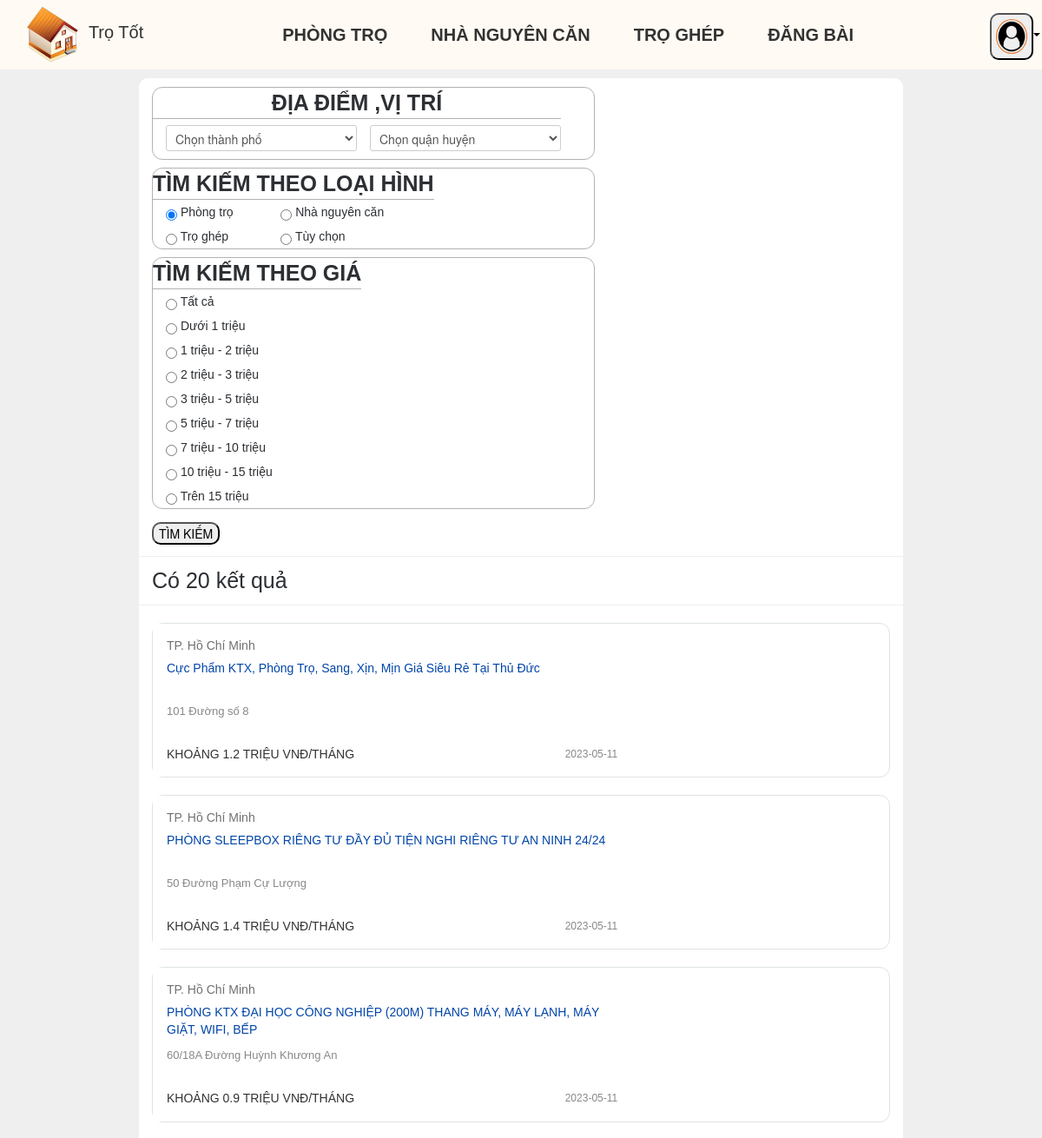
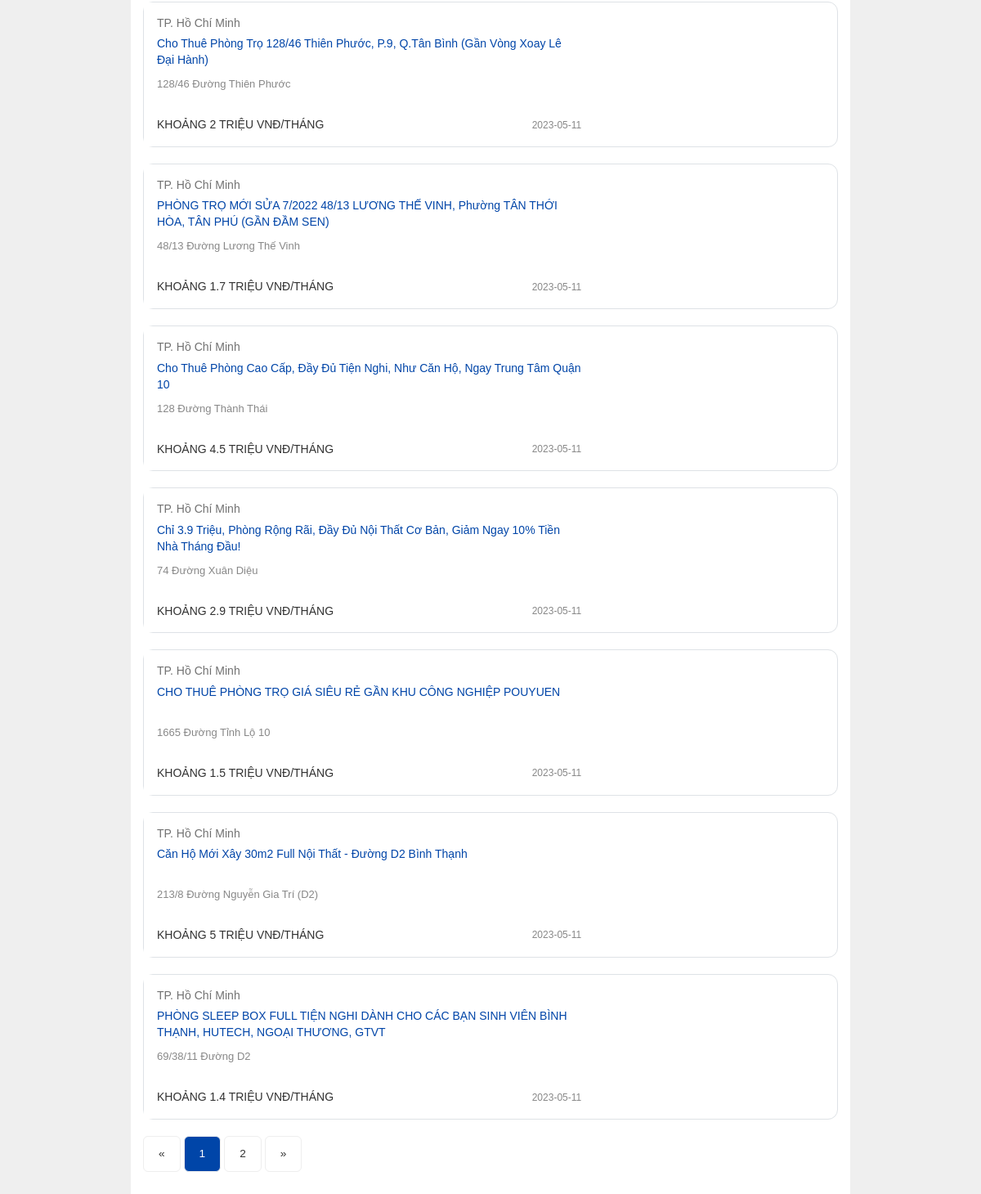
The page /search.php?type=Phòng trọ&user_id=1 on the database its author committed (2 pictures, top to bottom).
### tables this page shows
CREATE TABLE `image_vid` (
  `room_id` int(12) NOT NULL,
  `image` varchar(1000) NOT NULL,
  `vid` varchar(100) DEFAULT NULL
);

CREATE TABLE `room_info` (
  `room_id` int(12) NOT NULL,
  `title` text NOT NULL,
  `status` text NOT NULL,
  `price` float NOT NULL,
  `size` int(11) NOT NULL,
  `city` varchar(20) NOT NULL,
  `district` varchar(20) NOT NULL,
  `ward` varchar(20) NOT NULL,
  `note` text DEFAULT NULL,
  `type` varchar(20) NOT NULL,
  `last_update` date NOT NULL DEFAULT current_timestamp(),
  `address` varchar(200) DEFAULT NULL,
  `status2` varchar(50) DEFAULT NULL
);

### search.php (the view, shortened to what this page needs)
<!DOCTYPE html>
<html lang="en">
  <head>
    <link
      href="https://cdn.jsdelivr.net/npm/bootstrap@5.3.0-alpha3/dist/css/bootstrap.min.css"
      rel="stylesheet"
    />
    <link
      rel="stylesheet"
      href="https://cdnjs.cloudflare.com/ajax/libs/font-awesome/4.7.0/css/font-awesome.min.css"
    />
    <link rel="stylesheet" href="css/listsave.css">
    <link rel="stylesheet" href="css/guest.scss">
    <link rel="stylesheet" href="css/reset.scss">
    <link rel="stylesheet" href="css/global.scss">
    <link rel="stylesheet" href="css/bootstrap.min.css">
    <link rel="stylesheet" href="css/style.scss">
    <link rel="stylesheet" href="css/header.css">
    <link rel="stylesheet" href="css/hostel.scss">
    <link rel="stylesheet" href="css/listsave.css">
</head>
<body>
  <?php include 'header.php' ?>
  <div id="main-body">
    <div class="main-content">
      <div class="container">
        <div class="module module-saved">
          <div class="module-header">
            <form id="sidebar" >
              <div class="vi-tri">
                <table class="location ">
                  <tr>
                      <th colspan="2" for="city ">ĐỊA ĐIỂM ,VỊ TRÍ</th>
                  </tr>
                  <tr class="last-row">
                    <td>
                      <select name="calc_shipping_provinces" >
                        <option value="">Chọn thành phố</option>
                      </select>
                    </td>
                    <td>
                      <select name="calc_shipping_district" >
                        <option value="">Chọn quận huyện</option>
                      </select>
                    </td>
                  </tr>
              </table>
              </div>
              <div class="the-loai">
                <table class="type ">
                  <tr>
                      <th colspan="2" >TÌM KIẾM THEO LOẠI HÌNH</th>
                  </tr>
                  <tr class="first-row">
                      <td >
                        <label>
                          <input type="radio" name="loai-hinh" value="Phòng trọ"<?php if (isset($_GET['type'])) if ($_GET['type'] == 'Phòng trọ') echo 'checked' ?>>
                            Phòng trọ
                        </label>
                      </td>
                      <td class="last">
                        <label>
                          <input type="radio" name="loai-hinh" value="Nhà nguyên căn"<?php if (isset($_GET['type'])) if ($_GET['type'] == 'Nhà nguyên căn') echo 'checked' ?>>
                            Nhà nguyên căn
                        </label>
                      </td>
                  </tr>
                  <tr class="last-row">
                      <td >
                        <label>
                          <input type="radio" name="loai-hinh" value="Trọ ghép"<?php if (isset($_GET['type'])) if ($_GET['type'] == 'Trọ ghép') echo 'checked' ?>>
                            Trọ ghép
                        </label>
                      </td>
                      <td class="last">
                        <label>
                          <input type="radio" name="loai-hinh" value="all" <?php if (isset($_GET['type'])) if ($_GET['type'] == 'all') echo 'checked' ?>>
                            Tùy chọn
                        </label>
                      </td>
                  </tr>
              </table>
              </div>
              <div class="gia-tien">
                <table class="Price ">
                <tr>
                  <th>TÌM KIẾM THEO GIÁ</th>
                </tr>
                <tr>
                  <td>
                    <label>
                      <input type="radio" name="price" value="all" <?php if (isset($_GET['price'])) if ($_GET['price'] == 'all') echo 'checked' ?>>
                      Tất cả
                    </label>
                  </td>
                </tr>
                <tr>
                  <td>
                    <label>
                      <input type="radio" name="price" value="0" <?php if (isset($_GET['price'])) if ($_GET['price'] == 0) echo 'checked' ?>>
                      Dưới 1 triệu
                    </label>
                  </td>
                </tr>
                <tr>
                  <td>
                    <label>
                      <input type="radio" name="price" value="1" <?php if (isset($_GET['price'])) if ($_GET['price'] == 1) echo 'checked' ?>>
                      1 triệu - 2 triệu
                    </label>
                  </td>
                </tr>
                <tr>
                  <td>
                    <label>
                      <input type="radio" name="price" value="2" <?php if (isset($_GET['price'])) if ($_GET['price'] == 2) echo 'checked' ?>>
                      2 triệu - 3 triệu
                    </label>
                  </td>
                </tr>
                <tr>
                  <td>
                    <label>
                      <input type="radio" name="price" value="3" <?php if (isset($_GET['price'])) if ($_GET['price'] == 3) echo 'checked' ?>>
                      3 triệu - 5 triệu
                    </label>
                  </td>
                </tr>
                <tr>
                  <td>
                    <label>
                      <input type="radio" name="price" value="5" <?php if (isset($_GET['price'])) if ($_GET['price'] == 5) echo 'checked' ?>>
                      5 triệu - 7 triệu
                    </label>
                  </td>
                </tr>
                <tr>
                  <td>
                    <label>
                      <input type="radio" name="price" value="7" <?php if (isset($_GET['price'])) if ($_GET['price'] == 7) echo 'checked' ?>>
                      7 triệu - 10 triệu
                    </label>
                  </td>
                </tr>
                <tr>
                  <td>
                    <label>
                      <input type="radio" name="price" value="10" <?php if (isset($_GET['price'])) if ($_GET['price'] == 10) echo 'checked' ?>>
                      10 triệu - 15 triệu
                    </label>
                  </td>
                </tr>
                <tr >
                  <td >
                    <label>
                      <input type="radio" name="price" value="15" <?php if (isset($_GET['price'])) if ($_GET['price'] == 15) echo 'checked' ?>>
                      <span class="checkmark">Trên 15 triệu</span>
                    </label>
                  </td>
                </tr>
              </table>
              </div>
              <div><button type="submit">TÌM KIẾM </button></div>
            </form>
          </div>
          <?php
            $list_id = [];
            $count = 0;
            $city = "";
            $district = "";
            $type = "all";
            $price = "all";
            if ( isset($_GET['type'] )) {$type = $_GET['type'];}
            $conn = new mysqli("localhost", "root", "", "room_rent");
            $sql = "SELECT * FROM room_info" ;
            $result = $conn->query($sql);
            while ($row = $result->fetch_array()) {
              if ( $city == "" && $district == "" && $type != "all" && $price == "all"){
                if ($type == $row['type']) {$list_id[++$count] = $row['room_id'];}}
            }
            $list_id = array_unique($list_id);
            $list_id = array_values($list_id);
            $count = count($list_id);
            $load_link = "";
            if (isset($_GET['user_id'])) {
              $load_link = "&user_id=";
              $load_link .= $_GET['user_id'];
            }
            $page = 0;
            if (isset($_GET['page'])) {
                $page = $_GET['page'];
            } else {
                $page = 1;
            }
            $left = ($page - 1) * 10 ;
            $right = $left + 9;
            $curPage = ceil($count/10);
            $next_link = $_SERVER['QUERY_STRING'];
          ?>
          <div class="module-header">
              Có <?php echo $count ?> kết quả
          </div>
          <div class="module-content hostel hostel-list">
      <?php
          for ($u = $left; $u <= min($right,$count - 1) ; ++$u) {
                  $room_id = $list_id[$u];
                  $sql = "SELECT *, i.image FROM room_info r
                          LEFT JOIN image_vid i
                          ON i.room_id = r.room_id
                          WHERE r.room_id = $room_id";
                  $res = $conn->query($sql);
                  $row = $res->fetch_assoc();
      ?>
                          <div class="item hot column" title="<?php echo $row['title'] ?>">
                              <div class="border">
                                  <div class="info col">
                                      <div class="star">
                                          <span class="local">
                                              <a href="chitietphong.php?name=<?php echo $row['room_id'].$load_link ?>">
                                                  <?php echo $row['city'] ?>
                                              </a>
                                          </span>
                                      </div>
                                      <h4 class="title hot">
                                          <a href="chitietphong.php?name=<?php echo $row['room_id'].$load_link ?>">
                                          <?php echo $row['title'] ?>
                                          </a>
                                      </h4>
                                      <div class="location-area ">
                                          <dl class="address">
                                              <dt> <?php echo $row['address'] ?> </dt>
                                          </dl>
                                      </div>
                                      <dl class="contact">
                                          <div class="price">
                                              Khoảng <?php echo $row['price'] ?> triệu VNĐ/tháng
                                          </div>
                                          <span class="published">
                                              <?php echo $row['last_update'] ?>
                                          </span>
                                      </dl>
                                  </div>
                              </div>
                          </div>
      <?php
          }
      ?>                  <div class="paginator">
                              <ul class="pagination">
                                  <?php
                                      if ( $page == 1 ) {
                                          ?><li class="disabled">
                                              <span>«</span>
                                          </li><?php
                                      } else {
                                          ?><li>
                                              <a href="search.php?page=<?php $pre=$page-1; echo $pre.'&'.$next_link ?>">
                                              «
                                              </a>
                                          </li><?php
                                      }
                                          ?><li>
                                          ?><li class="active" >
                                              <span><?php echo $page ?></span>
                                          </li><?php
                                      for ($i = $page+1 ; $i<=$curPage; ++$i) {
                                          ?><li>
                                              <a href="search.php?page=<?php echo $i.'&'.$next_link ?>">
                                                  <?php echo $i ?>
                                              </a>
                                          </li><?php
                                      }
                                      if ( $page == $curPage ) {
                                          ?><li class="disabled">
                                              <span>»</span>
                                          </li><?php
                                      } else {
                                          ?><li>
                                              <a href="search.php?page=<?php $pos=$page+1; echo $pos.'&'.$next_link ?>">
                                              »
                                              </a>
                                          </li><?php
                                      }
                                  ?>
                              </ul>
                          </div>
                      </div>
        </div>
      </div>
    </div>
  </div>
</body>
</html>

### rows shown on the page
image_vid: room_id.city "TP. Hồ Chí Minh", room_id.title "Cực Phẩm KTX, Phòng Trọ, Sang, Xịn, Mịn Giá Siêu Rẻ Tại Thủ Đức", room_id.address "101 Đường số 8", room_id.price "1.2", room_id.last_update "2023-05-11"
image_vid: room_id.city "TP. Hồ Chí Minh", room_id.title "PHÒNG SLEEPBOX RIÊNG TƯ ĐẦY ĐỦ TIỆN NGHI RIÊNG TƯ AN NINH 24/24", room_id.address "50 Đường Phạm Cự Lượng", room_id.price "1.4", room_id.last_update "2023-05-11"
image_vid: room_id.city "TP. Hồ Chí Minh", room_id.title "PHÒNG KTX ĐẠI HỌC CÔNG NGHIỆP (200M) THANG MÁY, MÁY LẠNH, MÁY GIẶT, WIFI, BẾP", room_id.address "60/18A Đường Huỳnh Khương An", room_id.price "0.9", room_id.last_update "2023-05-11"
image_vid: room_id.city "TP. Hồ Chí Minh", room_id.title "Cho Thuê Phòng Trọ 128/46 Thiên Phước, P.9, Q.Tân Bình (Gần Vòng Xoay Lê Đại Hành)", room_id.address "128/46 Đường Thiên Phước", room_id.price "2", room_id.last_update "2023-05-11"
image_vid: room_id.city "TP. Hồ Chí Minh", room_id.title "PHÒNG TRỌ MỚI SỬA 7/2022 48/13 LƯƠNG THẾ VINH, Phường TÂN THỚI HÒA, TÂN PHÚ (GẦN ĐẦM SEN)", room_id.address "48/13 Đường Lương Thế Vinh", room_id.price "1.7", room_id.last_update "2023-05-11"
image_vid: room_id.city "TP. Hồ Chí Minh", room_id.title "Cho Thuê Phòng Cao Cấp, Đầy Đủ Tiện Nghi, Như Căn Hộ, Ngay Trung Tâm Quận 10", room_id.address "128 Đường Thành Thái", room_id.price "4.5", room_id.last_update "2023-05-11"
image_vid: room_id.city "TP. Hồ Chí Minh", room_id.title "Chỉ 3.9 Triệu, Phòng Rộng Rãi, Đầy Đủ Nội Thất Cơ Bản, Giảm Ngay 10% Tiền Nhà Tháng Đầu!", room_id.address "74 Đường Xuân Diệu", room_id.price "2.9", room_id.last_update "2023-05-11"
image_vid: room_id.city "TP. Hồ Chí Minh", room_id.title "CHO THUÊ PHÒNG TRỌ GIÁ SIÊU RẺ GẦN KHU CÔNG NGHIỆP POUYUEN", room_id.address "1665 Đường Tỉnh Lộ 10", room_id.price "1.5", room_id.last_update "2023-05-11"
image_vid: room_id.city "TP. Hồ Chí Minh", room_id.title "Căn Hộ Mới Xây 30m2 Full Nội Thất - Đường D2 Bình Thạnh", room_id.address "213/8 Đường Nguyễn Gia Trí (D2)", room_id.price "5", room_id.last_update "2023-05-11"
image_vid: room_id.city "TP. Hồ Chí Minh", room_id.title "PHÒNG SLEEP BOX FULL TIỆN NGHI DÀNH CHO CÁC BẠN SINH VIÊN BÌNH THẠNH, HUTECH, NGOẠI THƯƠNG, GTVT", room_id.address "69/38/11 Đường D2", room_id.price "1.4", room_id.last_update "2023-05-11"

### other values the page prints
$count "20"
$page "1"
